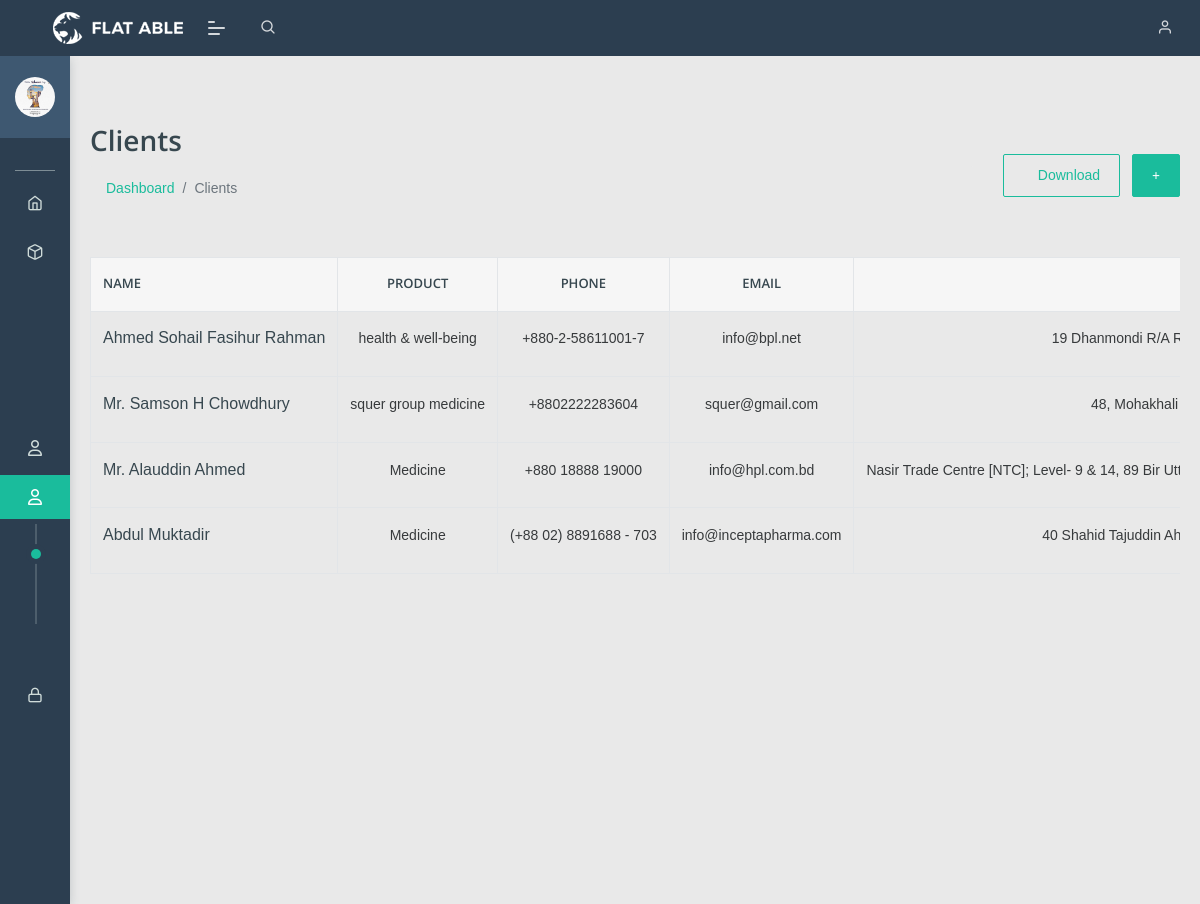
Page /view-client/ (signed in) on the committed database.
### Auth_App/models.py (models this page shows, shortened)
class UserProfile(models.Model):
    user = models.OneToOneField(User, on_delete=models.CASCADE, related_name='user_profile')
    addess = models.CharField(max_length=160, null=True)
    dob = models.DateField(null=True)
    phone = models.CharField(max_length=20, null=True)
    profile_pic = models.ImageField(upload_to='profile_img', null=True)

### Pharmacey_App/models.py (models this page shows, shortened)
class Client(models.Model):
    name = models.CharField(max_length=160)
    email = models.EmailField()
    phone = models.CharField(max_length=20)
    company = models.CharField(max_length=150)
    address = models.CharField(max_length=560)
    product = models.CharField(max_length=160)
    description = models.TextField()

### Pharmacey_App/views.py (the view)
# urls.py: path("view-client/", views.View_Client, name="view_client"),
@login_required()
def View_Client(request):
    client = Client.objects.all()
    context = {
        'client':client
    }
    return render(request, 'HOD/view_client.html', context)

### templates/HOD/view_client.html (shortened to what this page needs)
{% extends "base.html" %}
{% load static %}
{% block body_block %}
<div class="card-body">
    <div class="page-header">
       <div class="row align-items-center">
          <div class="col">
             <h3 class="page-title">Clients</h3>
             <ul class="breadcrumb">
                <li class="breadcrumb-item"><a href="index.html">Dashboard</a></li>
                <li class="breadcrumb-item active">Clients</li>
             </ul>
          </div>
          <div class="col-auto text-right float-right ml-auto">
             <a href="#" class="btn btn-outline-primary mr-2"><i class="fas fa-download"></i> Download</a>
             <a href="" class="btn btn-primary"><i class="fas fa-plus"></i></a>
          </div>
       </div>
    </div>
    <div class="table-responsive">
        <table class="table table-hover mb-0 table-bordered">
            <thead>
                <tr>
                    <th>Name</th>
                    <th class="text-center">Product</th>
                    <th class="text-center">Phone</th>
                    <th class="text-center">Email</th>
                    <th class="text-center">Address</th>
                </tr>
            </thead>
            <tbody>
            {% for i in client %}
                <tr>
                    <td>
                        <div class="d-inline-block align-middle">
                                <h6>{{i.name}}</h6>
                            </div>
                        </div>
                    <td class="text-center">{{i.product}}</td>
                    <td class="text-center">{{i.phone}}</td>
                    <td class="text-center">{{i.email}}</td>
                    <td class="text-center">{{i.address}}</td>
            {% endfor %}
{%endblock%}

### templates/base.html (shortened to what this page needs)
<!DOCTYPE html>
{% load static %}
<html lang="en">
<head>
    <link rel="stylesheet" href="{% static 'assets/css/style.css' %}">
    <link rel="stylesheet" href="{% static 'assets/css/all.min.css' %}">
    <link rel="stylesheet" href="{% static 'assets/css/fontawesome.min.css' %}">
</head>
<body class="">
	<nav class="pcoded-navbar  ">
		<div class="navbar-wrapper  ">
			<div class="navbar-content scroll-div " >
				<div class="">
					<div class="main-menu-header">
						<img class="img-radius" src="{{request.user.user_profile.profile_pic.url}}" alt="User-Profile-Image">
						<div class="user-details">
						</div>
					</div>
				</div>
				<ul class="nav pcoded-inner-navbar ">
					<li class="nav-item pcoded-menu-caption">
					</li>
					<li class="nav-item">
					    <a href="{% url 'Pharmacey_App:Deshbord' %}" class="nav-link "><span class="pcoded-micon"><i class="feather icon-home"></i></span><span class="pcoded-mtext">Dashboard</span></a>
					</li>
					<li class="nav-item pcoded-hasmenu">
						<a href="#!" class="nav-link "><span class="pcoded-micon"><i class="feather icon-box"></i></span><span class="pcoded-mtext">Categories</span></a>
					</li>
                    <li class="nav-item pcoded-hasmenu">
						<a href="#!" class="nav-link "><span class="pcoded-micon"><i class="fa-solid fa-capsules"></i></span><span class="pcoded-mtext">Medicine</span></a>
					</li>
                    <li class="nav-item pcoded-hasmenu">
						<a href="#!" class="nav-link "><span class="pcoded-micon"><i class="fa-solid fa-cart-shopping"></i></span><span class="pcoded-mtext">Stock</span></a>
					</li>
                    <li class="nav-item pcoded-hasmenu">
						<a href="#!" class="nav-link "><span class="pcoded-micon"><i class="fa-solid fa-chart-simple"></i></span><span class="pcoded-mtext">Sales</span></a>
					</li>
                    <li class="nav-item pcoded-hasmenu">
						<a href="#!" class="nav-link "><span class="pcoded-micon"><i class="fa-regular fa-user"></i></span><span class="pcoded-mtext">Suppliers</span></a>
					</li>
					<li class="nav-item pcoded-hasmenu">
						<a href="#!" class="nav-link "><span class="pcoded-micon"><i class="fa-regular fa-user"></i></span><span class="pcoded-mtext">Clients</span></a>
						<ul class="pcoded-submenu">
							<li><a href="{% url 'Pharmacey_App:view_client' %}">Clients</a></li>
							<li><a href="{% url 'Pharmacey_App:add_client' %}">Add Client</a></li>
						</ul>
					</li>
                    <li class="nav-item pcoded-hasmenu">
						<a href="#!" class="nav-link "><span class="pcoded-micon"><i class="fa-solid fa-chart-line"></i></span><span class="pcoded-mtext">Repport</span></a>
					</li>
					<li class="nav-item pcoded-hasmenu">
					    <a href="#!" class="nav-link "><span class="pcoded-micon"><i class="feather icon-lock"></i></span><span class="pcoded-mtext">Authentication</span></a>
					</li>
					<li class="nav-item"><a href="{% url 'Auth_app:userprofile' id=request.user.id %}"><span class="pcoded-micon"><i class="fa-solid fa-gears"></i></span><span class="pcoded-mtext">Settings</span></a></li>
				</ul>
			</div>
		</div>
	</nav>
	<header class="navbar pcoded-header navbar-expand-lg navbar-light header-dark">
				<div class="m-header">
					<a class="mobile-menu" id="mobile-collapse" href="#!"><span></span></a>
					<a href="#!" class="b-brand">
						<img src="{% static 'assets/images/logo.png' %}" alt="" class="logo">
					</a>
				</div>
				<div class="collapse navbar-collapse">
					<ul class="navbar-nav mr-auto">
						<li class="nav-item">
							<a href="#!" class="pop-search"><i class="feather icon-search"></i></a>
						</li>
					</ul>
					<ul class="navbar-nav ml-auto">
						<li>
							<div class="dropdown drp-user">
								<a href="#" class="dropdown-toggle" data-toggle="dropdown">
									<i class="feather icon-user"></i>
								</a>
							</div>
						</li>
					</ul>
				</div>
	</header>
<div class="pcoded-main-container">
	<div class="mt-5">
		{% block body_block %}
		{% endblock%}
</body>
</html>

### rows in the picture
Client: name "Ahmed Sohail Fasihur Rahman", product "health & well-being", phone "+880-2-58611001-7", email "info@bpl.net", address "19 Dhanmondi R/A…"
Client: name "Mr. Samson H Chowdhury", product "squer group medicine", phone "+8802222283604", email "squer@gmail.com", address "48, Mohakhali…"
Client: name "Mr. Alauddin Ahmed", product "Medicine", phone "+880 18888 19000", email "info@hpl.com.bd", address "Nasir Trade Centre [NTC]; Level- 9 & 14, 89 Bir…"
Client: name "Abdul Muktadir", product "Medicine", phone "(+88 02) 8891688 - 703", email "info@inceptapharma.com", address "40 Shahid Tajuddin…"
